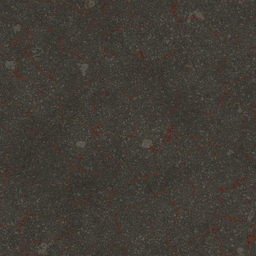
#> input picture assets/environment/textures_ps1_256/asphalt.png, 256 x 256 px, found by its file name
$ python audit_source_textures.py
#> lines starting #> are read from the running program, lines starting #| are printed output that depends on the picture
"""Read-only audit of every environment texture used by the kit materials.

Reports dimensions, luminance range and opposing-edge continuity. It never
modifies source assets. Edge rankings are diagnostic, not pass/fail thresholds.
"""
from pathlib import Path

import numpy as np
from PIL import Image

ROOT = Path(__file__).resolve().parents[2]
OUT = ROOT / "artifacts/hd_stage1"
OUT.mkdir(parents=True, exist_ok=True)

SOURCES = {
    "asphalt": "assets/environment/textures/asphalt.png",
    "asphalt_cracked": "assets/environment/textures/asphalt_cracked.png",
    "bricks_old": "assets/environment/textures/bricks_old.png",
    "bricks_red": "assets/environment/textures/bricks_red.png",
    "concrete": "assets/environment/textures/concrete.png",
    "gravel": "assets/environment/textures/gravel.png",
    "metal": "assets/environment/textures/metal.png",
    "paving": "assets/environment/textures/paving.png",
    "planks": "assets/environment/textures/planks.png",
    "plaster": "assets/environment/textures/plaster.png",
    "roof_tiles": "assets/environment/textures/roof_tiles.png",
    "rust": "assets/environment/textures/rust.png",
    "tiles": "assets/environment/textures/tiles.png",
    "wood": "assets/environment/textures/wood.png",
}


def edge_delta(a: np.ndarray) -> tuple[float, float]:
    # Mean absolute RGB difference between corresponding opposing borders.
    x = np.abs(a[:, 0, :] - a[:, -1, :]).mean()
    y = np.abs(a[0, :, :] - a[-1, :, :]).mean()
    return float(x), float(y)


lines = [
    "PAINE QUEST — COMPLETE ENVIRONMENT TEXTURE AUDIT",
    "Read-only analysis. Source files are never modified.",
    "Edge deltas are mean absolute RGB differences on a 0..1 scale.",
    "Ranked continuity values are diagnostic only; no calibrated pass/fail threshold is applied.",
]
ranked = []
for name, relative in SOURCES.items():
    path = ROOT / relative
    if not path.is_file():
        raise FileNotFoundError(path)
    with Image.open(path) as image:
#> image is the input picture: PIL image 256x256 RGB; mean R, G, B 65.2, 61.1, 53.6
        rgb = np.asarray(image.convert("RGB"), dtype=np.float32) / 255.0
    dx, dy = edge_delta(rgb)
#> in edge_delta, `x = np.abs(a[:, 0, :] - a[:, -1, :]).mean()`: x = 0.0228
#> in edge_delta, `y = np.abs(a[0, :, :] - a[-1, :, :]).mean()`: y = 0.022
#> dx = 0.0228; dy = 0.022
    luminance = (
        rgb[..., 0] * 0.2126
        + rgb[..., 1] * 0.7152
        + rgb[..., 2] * 0.0722
    )
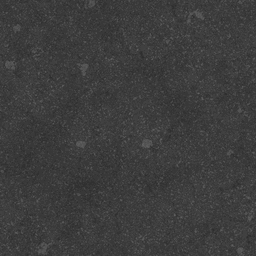
#> luminance: shape (256, 256) float32; min 0.172, max 0.389, mean 0.241
    ranked.append((max(dx, dy), name, dx, dy))
    lines.append(
        f"{name}: size={rgb.shape[1]}x{rgb.shape[0]}; "
        f"luma_min={luminance.min():.3f}; luma_max={luminance.max():.3f}; "
        f"luma_mean={luminance.mean():.3f}; "
        f"edge_delta_x={dx:.4f}; edge_delta_y={dy:.4f}"
    )
#> pass 2 of the loop `for name, relative in SOURCES.items():`:
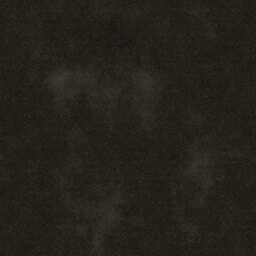
#> input picture assets/environment/textures_ps1_256/asphalt_cracked.png, 256 x 256 px, found by its file name
#> image is the input picture: PIL image 256x256 RGB; mean R, G, B 36.2, 33.8, 26.9
#> `rgb = np.asarray(image.convert("RGB"), dtype=np.float32) / 255.0`:
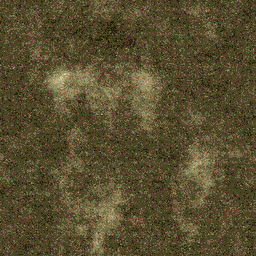
#> rgb: shape (256, 256, 3) float32; mean R, G, B 0.142, 0.133, 0.106; drawn with min black and max white
#> dx = 0.0159; dy = 0.014
#> `luminance = ( rgb[..., 0] * 0.2126 + rgb[..., 1] * 0.7152 + rgb[..., 2..`:
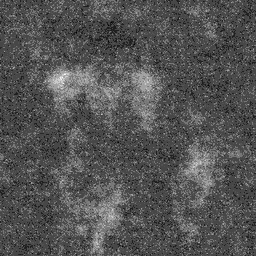
#> luminance: shape (256, 256) float32; min 0.0694, max 0.26, mean 0.133; drawn with min black and max white
#> pass 3 of the loop `for name, relative in SOURCES.items():`:
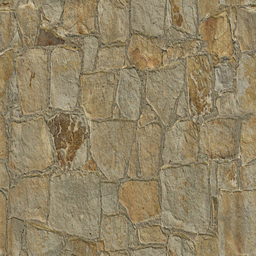
#> input picture assets/environment/textures_ps1_256/bricks_old.png, 256 x 256 px, found by its file name
#> image is the input picture: PIL image 256x256 RGB; mean R, G, B 145.8, 131.3, 100.7
#> dx = 0.0389; dy = 0.0384
#> `luminance = ( rgb[..., 0] * 0.2126 + rgb[..., 1] * 0.7152 + rgb[..., 2..`:
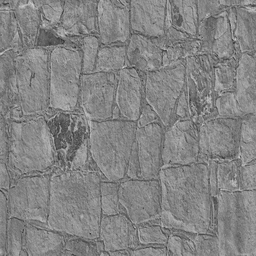
#> luminance: shape (256, 256) float32; min 0.158, max 0.831, mean 0.518
#> (the run stopped early here; a loop or call above may not have finished)
